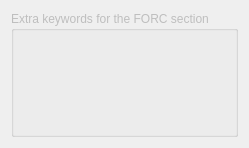
       <widget class="QWidget" name="pageExtraFORC">
        <property name="geometry">
         <rect>
          <x>0</x>
          <y>0</y>
          <width>100</width>
          <height>30</height>
         </rect>
        </property>
        <layout class="QVBoxLayout">
         <item>
          <widget class="Q3GroupBox" name="GroupBoxExtraFORC">
           <property name="enabled">
            <bool>false</bool>
           </property>
           <property name="title">
            <string>Extra keywords for the FORC section</string>
           </property>
           <layout class="QHBoxLayout">
            <property name="spacing">
             <number>6</number>
            </property>
            <property name="margin">
             <number>11</number>
            </property>
            <item>
             <widget class="Q3Table" name="TableFORC">
              <property name="whatsThis">
               <string>In this table extra keywords can be specified for the FORC section of the BRABO input file.








Each field can hold up to 10 characters. If a field is made longer, it occupies multiple cells. Rows can be added, removed and cleared, respectively, using the buttons on the right.








This input is not checked in any way for errors.</string>
              </property>
              <property name="numRows">
               <number>3</number>
              </property>
              <property name="numCols">
               <number>8</number>
              </property>
              <property name="rowMovingEnabled">
               <bool>true</bool>
              </property>
              <row>
               <property name="text">
                <string>1</string>
               </property>
              </row>
              <row>
               <property name="text">
                <string>2</string>
               </property>
              </row>
              <row>
               <property name="text">
                <string>3</string>
               </property>
              </row>
              <column>
               <property name="text">
                <string>keyword</string>
               </property>
              </column>
              <column>
               <property name="text">
                <string>field 1</string>
               </property>
              </column>
              <column>
               <property name="text">
                <string>field 2</string>
               </property>
              </column>
              <column>
               <property name="text">
                <string>field 3</string>
               </property>
              </column>
              <column>
               <property name="text">
                <string>field 4</string>
               </property>
              </column>
              <column>
               <property name="text">
                <string>field 5</string>
               </property>
              </column>
              <column>
               <property name="text">
                <string>field 6</string>
               </property>
              </column>
              <column>
               <property name="text">
                <string>field 7</string>
               </property>
              </column>
             </widget>
            </item>
            <item>
             <layout class="QVBoxLayout">
              <item>
               <widget class="QToolButton" name="ToolButtonAddFORC">
                <property name="whatsThis">
                 <string>Adds a new row. If a row is selected, the new row is inserted before the selected row. Otherwise the new row is added at the end.</string>
                </property>
                <property name="text">
                 <string/>
                </property>
                <property name="autoRaise">
                 <bool>true</bool>
                </property>
               </widget>
              </item>
              <item>
               <widget class="QToolButton" name="ToolButtonRemoveFORC">
                <property name="whatsThis">
                 <string>Removes the currently selected row.</string>
                </property>
                <property name="text">
                 <string/>
                </property>
                <property name="autoRaise">
                 <bool>true</bool>
                </property>
               </widget>
              </item>
              <item>
               <widget class="QToolButton" name="ToolButtonClearFORC">
                <property name="whatsThis">
                 <string>Clears the currently selected cells.</string>
                </property>
                <property name="text">
                 <string/>
                </property>
                <property name="autoRaise">
                 <bool>true</bool>
                </property>
               </widget>
              </item>
              <item>
               <spacer name="Spacer87">
                <property name="orientation">
                 <enum>Qt::Vertical</enum>
                </property>
                <property name="sizeType">
                 <enum>QSizePolicy::Expanding</enum>
                </property>
                <property name="sizeHint" stdset="0">
                 <size>
                  <width>20</width>
                  <height>110</height>
                 </size>
                </property>
               </spacer>
              </item>
             </layout>
            </item>
           </layout>
          </widget>
         </item>
        </layout>
       </widget>
